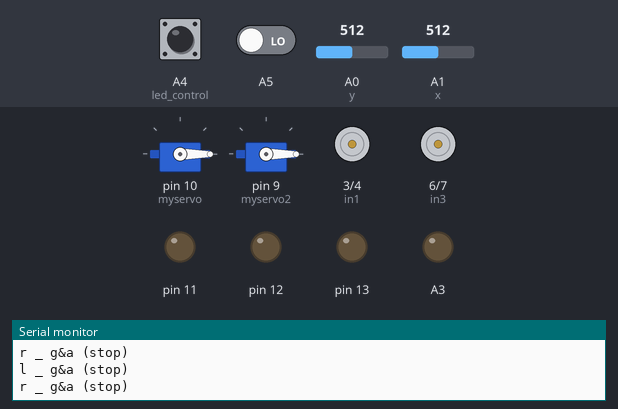
Recording of a sketch running on a simulated Arduino Uno, built with avr-gcc and run on an emulated ATmega328P. On the bench: 2 × servo, motor-driver pin pairs drawn as motors (green arrow = first pin HIGH = forward, orange = second pin HIGH = backward, longer = more drive, scaled by the enable pin), output pins drawn as LEDs (lit = HIGH), the last lines printed to the serial monitor. The test bench sets the inputs (shaded band); at power-on: A4 (led_control) HIGH, A0 (y) = 512, A5 LOW, A1 (x) = 512.

Above: at 1.2 s.
1.3 s: A4 (led_control) pulled LOW for 0.15 s
At 3.1 s:
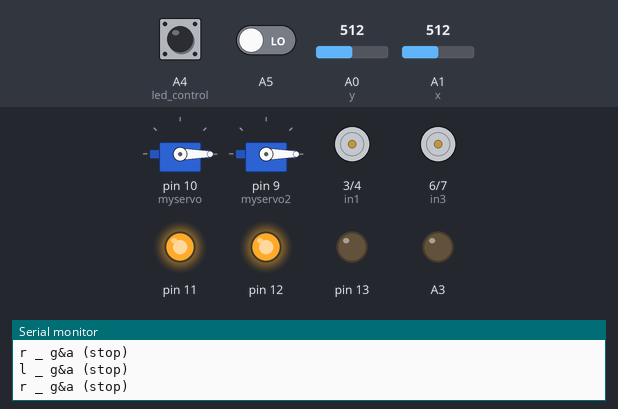
4.3 s: A0 (y) set to 475
At 5.5 s:
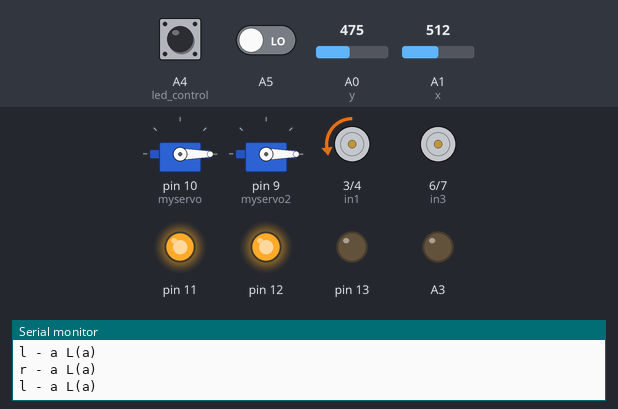
5.8 s: A5 driven HIGH
At 6.2 s:
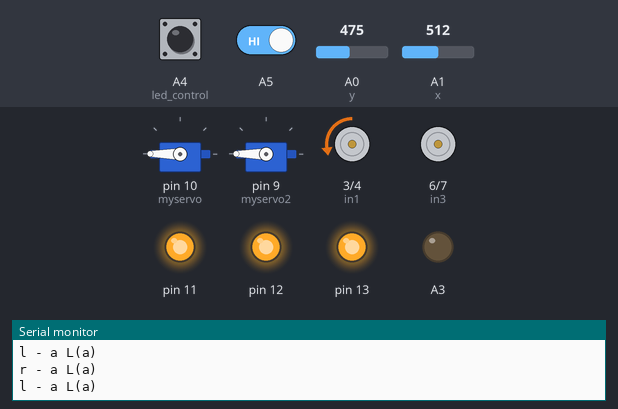
7.3 s: A0 (y) set to 495
At 8.2 s:
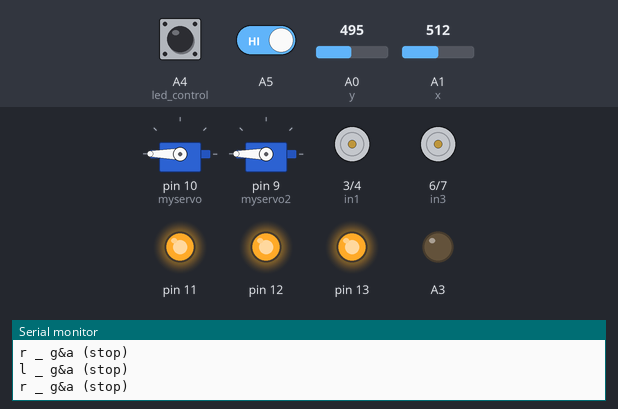
8.8 s: A1 (x) set to 475
At 10.0 s:
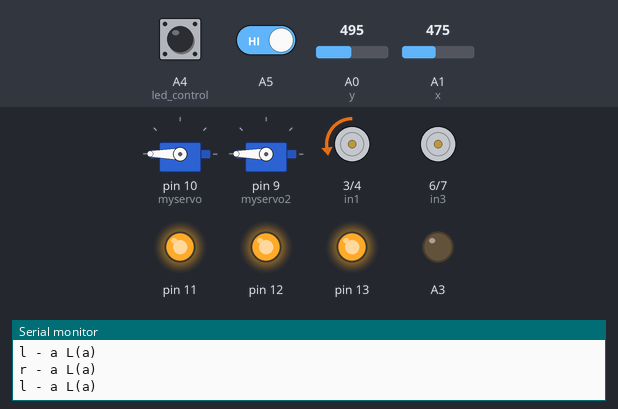
10.3 s: A1 (x) set to 495
At 11.5 s:
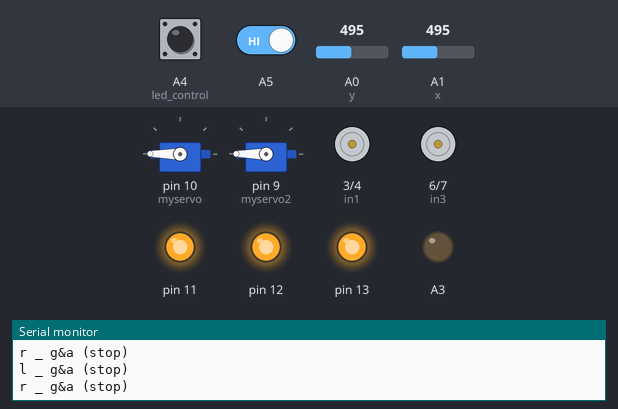
Timing chart, 0 to 12.8 s (numbered marks = the images above; inputs shaded):
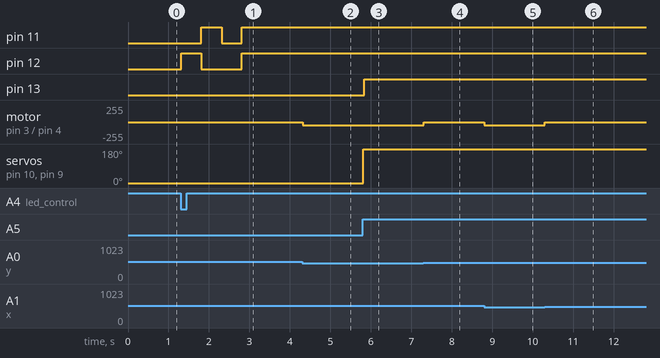

The sketch:

amirmobil.ino
```cpp
//  for (pos = 0; pos <= 180; pos += 1) { // goes from 0 degrees to 180 degrees
//   // in steps of 1 degree
//    myservo.write(pos);              // tell servo to go to position in variable 'pos'
//   delay(15);                       // waits 15ms for the servo to reach the position
// }
//for (pos = 180; pos >= 0; pos -= 1) { // goes from 180 degrees to 0 degrees
//  myservo.write(pos);              // tell servo to go to position in variable 'pos'
//  delay(15);                       // waits 15ms for the servo to reach the position
//  }


#include <Servo.h>
Servo myservo;
Servo myservo2;
int led;
int pos = 0;
int a = 51;
int b = 102;
int c = 153;
int d = 204;
int e = 255;
int in1 = 3;
int in2 = 4;
int en1 = 5;
int in3 = 6;
int in4 = 7;
int en2 = 8;
int y = A0;
int x = A1;


void setup() {
  pinMode(x, INPUT);
  pinMode(y, INPUT);
  Serial.begin(9600);
  myservo.attach(10);
  myservo2.attach(9);
  pinMode(13, OUTPUT);
  pinMode(A4, INPUT);
  pinMode(A5, INPUT);

  pinMode(in1, OUTPUT);
  pinMode(in2, OUTPUT);
  pinMode(en1, OUTPUT);
  pinMode(in3, OUTPUT);
  pinMode(in4, OUTPUT);
  pinMode(en2, OUTPUT);
  pinMode(A3, OUTPUT);
  led = 0;
  digitalWrite(12, 0);
  digitalWrite(11, 0);
  pinMode(12, OUTPUT);
  pinMode(11, OUTPUT);
  digitalWrite(A4, 1);
}

void loop() {
  //srr();
  r();
  l();
  mobadel();
  led_control();
}


void led_control() {
  if (digitalRead(A4) == 0 and led == 0) {
    digitalWrite(12, 1);
    delay(500);
    digitalWrite(12, 0);
    digitalWrite(11, 1);
    delay(500);
    digitalWrite(11, 0);
    delay(500);
    digitalWrite(11, 1);
    digitalWrite(12, 1);
    led = 1;
    delay(50);
  } else {
    if (digitalRead(A4) == 0 and led == 1) {
      digitalWrite(12, 0);
      digitalWrite(11, 0);
      led = 0;
      delay(1000);
    }
  }
}


void mobadel() {
  if (digitalRead(A5) == 1) {
    for (pos = 180; pos <= 180; pos += 1) {  // goes from 0 degrees to 180 degrees
      myservo.write(pos);
      myservo2.write(pos);  // tell servo to go to position in variable 'pos'
      delay(15);
      digitalWrite(13, 1);
    }
  }

  else {


    if (digitalRead(A5) == 0) {
      digitalWrite(13, 0);
      for (pos = 0; pos <= 0; pos += 1) {  // goes from 0 degrees to 180 degrees
        myservo.write(pos);
        myservo2.write(pos);  // tell servo to go to position in variable 'pos'
        delay(15);
      }
    }
  }
}


void la() {
  digitalWrite(in3, 0);
  digitalWrite(in4, 1);
}
void lg() {
  digitalWrite(in3, 1);
  digitalWrite(in4, 0);
}
void rg() {
  digitalWrite(in1, 1);
  digitalWrite(in2, 0);
}
void srr() {
  Serial.println(analogRead(A1));
  Serial.println(analogRead(A0));
  Serial.println("________________________");
  delay(500);
}
void ra() {
  digitalWrite(in1, 0);
  digitalWrite(in2, 1);
}


void r() {
  if (analogRead(y) > 900) {
    Serial.println("r - g L(e)");
    rg();
    analogWrite(en1, e);
  } else {
    if (analogRead(y) < 900 && analogRead(y) > 800) {
      Serial.println("r - g L(d)");
      rg();
      analogWrite(en1, d);
    } else {
      if (analogRead(y) < 800 && analogRead(y) > 700) {
        Serial.println("r - g L(c)");
        rg();
        analogWrite(en1, c);
      } else {
        if (analogRead(y) < 700 && analogRead(y) > 550) {
          Serial.println("r - g L(b)");
          rg();
          analogWrite(en1, b);
        } else {
          if (analogRead(y) < 550 && analogRead(y) > 540) {
            Serial.println("r - g L(a)");
            rg();
            analogWrite(en1, a);
          } else {
            if (analogRead(y) < 540 && analogRead(y) > 485 && analogRead(x) < 540 && analogRead(x) > 485) {
              Serial.println("r _ g&a (stop)");
              analogWrite(en1, 0);
              digitalWrite(in1, 0);
              digitalWrite(in2, 0);
            } else {

              ////////////////////////////////////////////////////////////////////// r _ a
              if (analogRead(y) < 97) {
                Serial.println("r - a L(e)");
                ra();
                analogWrite(en1, e);
              } else {
                if (analogRead(y) < 194 && analogRead(y) > 97) {
                  Serial.println("r - a L(d)");
                  ra();
                  analogWrite(en1, d);
                } else {
                  if (analogRead(y) < 291 && analogRead(y) > 194) {
                    Serial.println("r - a L(c)");
                    ra();
                    analogWrite(en1, c);
                  } else {
                    if (analogRead(y) < 388 && analogRead(y) > 291) {
                      Serial.println("r - a L(b)");
                      ra();
                      analogWrite(en1, b);
                    } else {
                      if (analogRead(y) < 485 && analogRead(y) > 388) {
                        Serial.println("r - a L(a)");
                        ra();
                        analogWrite(en1, a);
                      } else {
                        if (analogRead(y) < 540 && analogRead(y) > 485 && analogRead(x) < 540 && analogRead(x) > 485) {
                          Serial.println("r _ a (stop)");
                          analogWrite(en1, 0);
                          digitalWrite(in1, 0);
                          digitalWrite(in2, 0);
                        } else {
                          /////////////////////////////////////////////////////////////////////////////////////////////////////////////////////////////////////////////////////////////////
                          if (analogRead(x) > 900) {
                            Serial.println("r - g L(e)");
                            rg();
                            analogWrite(en1, e);
                          } else {
                            if (analogRead(x) < 900 && analogRead(x) > 800) {
                              Serial.println("r - g L(d)");
                              rg();
                              analogWrite(en1, d);
                            } else {
                              if (analogRead(x) < 800 && analogRead(x) > 700) {
                                Serial.println("r - g L(c)");
                                rg();
                                analogWrite(en1, c);
                              } else {
                                if (analogRead(x) < 700 && analogRead(x) > 550) {
                                  Serial.println("r - g L(b)");
                                  rg();
                                  analogWrite(en1, b);
                                } else {
                                  if (analogRead(x) < 550 && analogRead(x) > 540) {
                                    Serial.println("r - g L(a)");
                                    rg();
                                    analogWrite(en1, a);
                                  } else {
                                    if (analogRead(x) < 540 && analogRead(x) > 485 && analogRead(y) < 540 && analogRead(y) > 485) {
                                      Serial.println("r _ g&a (stop)");
                                      analogWrite(en1, 0);
                                      digitalWrite(in1, 0);
                                      digitalWrite(in2, 0);
                                    } else {

                                      ////////////////////////////////////////////////////////////////////// r _ a
                                      if (analogRead(x) < 97) {
                                        Serial.println("r - a L(e)");
                                        ra();
                                        analogWrite(en1, e);
                                      } else {
                                        if (analogRead(x) < 194 && analogRead(x) > 97) {
                                          Serial.println("r - a L(d)");
                                          ra();
                                          analogWrite(en1, d);
                                        } else {
                                          if (analogRead(x) < 291 && analogRead(x) > 194) {
                                            Serial.println("r - a L(c)");
                                            ra();
                                            analogWrite(en1, c);
                                          } else {
                                            if (analogRead(x) < 388 && analogRead(x) > 291) {
                                              Serial.println("r - a L(b)");
                                              ra();
                                              analogWrite(en1, b);
                                            } else {
                                              if (analogRead(x) < 485 && analogRead(x) > 388) {
                                                Serial.println("r - a L(a)");
                                                ra();
                                                analogWrite(en1, a);
                                              } else {

                                                /////////////////////////////////////////////////////////////////////////////////////////////////////////////////////////////////////////////////////////////////
                                              }
                                            }
                                          }
                                        }
                                      }
                                    }
                                  }
                                }
                              }
                            }
                          }
                        }
                      }
                    }
                  }
                }
              }
            }
          }
        }
      }
    }
  }
}

void l() {
  if (analogRead(y) > 900) {
    Serial.println("l - g L(e)");
    la();
    analogWrite(en2, e);
  } else {
    if (analogRead(y) < 900 && analogRead(y) > 800) {
      Serial.println("l - g L(d)");
      la();
      analogWrite(en2, d);
    } else {
      if (analogRead(y) < 800 && analogRead(y) > 700) {
        Serial.println("l - g L(c)");
        la();
        analogWrite(en2, c);
      } else {
        if (analogRead(y) < 700 && analogRead(y) > 550) {
          Serial.println("l - g L(b)");
          la();
          analogWrite(en2, b);
        } else {
          if (analogRead(y) < 550 && analogRead(y) > 540) {
            Serial.println("r - g L(a)");
            la();
            analogWrite(en2, a);
          } else {
            if (analogRead(y) < 540 && analogRead(y) > 485 && analogRead(x) < 540 && analogRead(x) > 485) {
              Serial.println("l _ g&a (stop)");
              analogWrite(en2, 0);
              digitalWrite(in1, 0);
              digitalWrite(in2, 0);
            } else {

              ////////////////////////////////////////////////////////////////////// r _ a
              if (analogRead(y) < 97) {
                Serial.println("l - a L(e)");
                lg();
                analogWrite(en2, e);
              } else {
                if (analogRead(y) < 194 && analogRead(y) > 97) {
                  Serial.println("l - a L(d)");
                  lg();
                  analogWrite(en2, d);
                } else {
                  if (analogRead(y) < 291 && analogRead(y) > 194) {
                    Serial.println("l - a L(c)");
                    lg();
                    analogWrite(en2, c);
                  } else {
                    if (analogRead(y) < 388 && analogRead(y) > 291) {
                      Serial.println("l - a L(b)");
                      lg();
                      analogWrite(en2, b);
                    } else {
                      if (analogRead(y) < 485 && analogRead(y) > 388) {
                        Serial.println("l - a L(a)");
                        lg();
                        analogWrite(en2, a);
                      } else {
                        if (analogRead(y) < 540 && analogRead(y) > 485 && analogRead(x) < 540 && analogRead(x) > 485) {
                          Serial.println("l _ a (stop)");
                          analogWrite(en2, 0);
                          digitalWrite(in1, 0);
                          digitalWrite(in2, 0);
                        } else {
                          /////////////////////////////////////////////////////////////////////////////////////////////////////////////////////////////////////////////////////////////////
                          if (analogRead(x) > 900) {
                            Serial.println("l - g L(e)");
                            lg();
                            analogWrite(en2, e);
                          } else {
                            if (analogRead(x) < 900 && analogRead(x) > 800) {
                              Serial.println("l - g L(d)");
                              lg();
                              analogWrite(en2, d);
                            } else {
                              if (analogRead(x) < 800 && analogRead(x) > 700) {
                                Serial.println("l - g L(c)");
                                lg();
                                analogWrite(en2, c);
                              } else {
                                if (analogRead(x) < 700 && analogRead(x) > 550) {
                                  Serial.println("l - g L(b)");
                                  lg();
                                  analogWrite(en1, b);
                                } else {
                                  if (analogRead(x) < 550 && analogRead(x) > 540) {
                                    Serial.println("l - g L(a)");
                                    lg();
                                    analogWrite(en2, a);
                                  } else {
                                    if (analogRead(x) < 540 && analogRead(x) > 485 && analogRead(y) < 540 && analogRead(y) > 485) {
                                      Serial.println("l _ g&a (stop)");
                                      analogWrite(en2, 0);
                                      digitalWrite(in3, 0);
                                      digitalWrite(in4, 0);
                                    } else {

                                      ////////////////////////////////////////////////////////////////////// r _ a
                                      if (analogRead(x) < 97) {
                                        Serial.println("l - a L(e)");
                                        la();
                                        analogWrite(en2, e);
                                      } else {
                                        if (analogRead(x) < 194 && analogRead(x) > 97) {
                                          Serial.println("l - a L(d)");
                                          la();
                                          analogWrite(en2, d);
                                        } else {
                                          if (analogRead(x) < 291 && analogRead(x) > 194) {
                                            Serial.println("l - a L(c)");
                                            la();
                                            analogWrite(en2, c);
                                          } else {
                                            if (analogRead(x) < 388 && analogRead(x) > 291) {
                                              Serial.println("l - a L(b)");
                                              la();
                                              analogWrite(en2, b);
                                            } else {
                                              if (analogRead(x) < 485 && analogRead(x) > 388) {
                                                Serial.println("l - a L(a)");
                                                la();
                                                analogWrite(en2, a);
                                              } else {

                                                /////////////////////////////////////////////////////////////////////////////////////////////////////////////////////////////////////////////////////////////////
                                              }
                                            }
                                          }
                                        }
                                      }
                                    }
                                  }
                                }
                              }
                            }
                          }
                        }
                      }
                    }
                  }
                }
              }
            }
          }
        }
      }
    }
  }
}
```

Measured:
- after the input at 1.3 s, pin 11: LOW → HIGH after 0.51 s, → LOW 0.50 s later, → HIGH 0.50 s later; pin 12: LOW → HIGH at once, → LOW 0.50 s later, → HIGH 1.0 s later
- after the input at 4.3 s, motor on pin 3 (in1) / pin 4 (in2): stopped → backward 51/255 at once
- after the input at 5.8 s, pin 13: LOW → HIGH at once; servo on pin 10 (myservo), servo on pin 9 (myservo2): 0° → 180° at once
- after the input at 7.3 s, motor on pin 3 (in1) / pin 4 (in2): backward 51/255 → stopped at once
- after the input at 8.8 s, motor on pin 3 (in1) / pin 4 (in2): stopped → backward 51/255 at once
- after the input at 10.3 s, motor on pin 3 (in1) / pin 4 (in2): backward 51/255 → stopped at once
